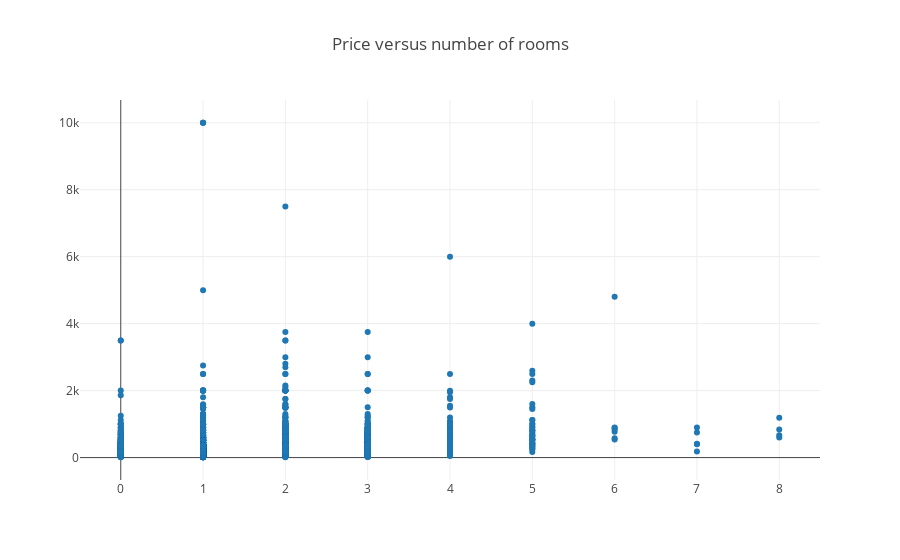

This figure's notebook cell:
### Code cell
from plotly.graph_objs import Scatter


data = [Scatter(x=airbnb['numRooms'], y=airbnb['price'], mode = 'markers')]#, text=df['movie_title'])]
layout = Layout(title="Price versus number of rooms")

fig = Figure(data=data, layout=layout)

plotly.offline.iplot(fig, show_link=False)

### Figure 1 — Plotly figure (JSON) as saved in the notebook; plotly's stock layout.template omitted (floating-point values rounded to 4 significant figures; data arrays with more than 128 entries replaced by an {"elided": "..."} marker saying what was removed)
{"data": [{"mode": "markers", "type": "scatter", "x": {"elided": "5463 int values"}, "y": {"elided": "5463 int values"}}], "layout": {"title": "Price versus number of rooms"}}
